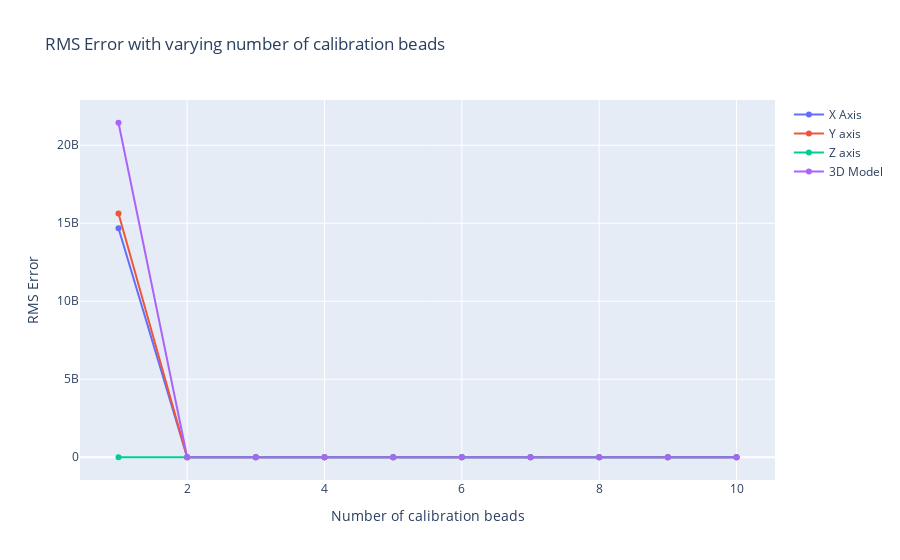

This figure's notebook cell:
### Code cell
# TODO : On the same graph, plot all your RMS values wrt. the number of used calibration beads !
fig = go.Figure()
fig.update_layout(title = 'RMS Error with varying number of calibration beads',
                  yaxis_title = 'RMS Error',
                  xaxis_title = 'Number of calibration beads')

fig.add_trace(go.Scatter(
    x = rms_measurements['n_beads'],
    y = rms_measurements['x'],
    name = 'X Axis'
))
fig.add_trace(go.Scatter(
    x = rms_measurements['n_beads'],
    y = rms_measurements['y'],
    name = 'Y axis'
))
fig.add_trace(go.Scatter(
    x = rms_measurements['n_beads'],
    y = rms_measurements['z'],
    name = 'Z axis'
))
fig.add_trace(go.Scatter(
    x = rms_measurements['n_beads'],
    y = rms_measurements['3d'],
    name = '3D Model'
))
fig.show()

### Figure 1 — Plotly figure (JSON) as saved in the notebook; plotly's stock layout.template omitted (floating-point values rounded to 4 significant figures)
{"data": [{"name": "X Axis", "x": [10, 9, 8, 7, 6, 5, 4, 3, 2, 1], "y": [0.1637, 0.1686, 0.07571, 0.8159, 0.2864, 33.28, 48.29, 25.13, 66.51, 14680000000.0], "type": "scatter"}, {"name": "Y axis", "x": [10, 9, 8, 7, 6, 5, 4, 3, 2, 1], "y": [0.2304, 0.05117, 0.1239, 0.2006, 0.2226, 0.8998, 77.27, 299.2, 340.1, 15630000000.0], "type": "scatter"}, {"name": "Z axis", "x": [10, 9, 8, 7, 6, 5, 4, 3, 2, 1], "y": [0.09818, 0.1176, 0.03442, 0.3101, 0.113, 7.246, 119.0, 326.9, 376.2, 2461000.0], "type": "scatter"}, {"name": "3D Model", "x": [10, 9, 8, 7, 6, 5, 4, 3, 2, 1], "y": [0.2991, 0.2118, 0.1492, 0.8956, 0.38, 34.07, 149.9, 443.9, 511.5, 21440000000.0], "type": "scatter"}], "layout": {"title": {"text": "RMS Error with varying number of calibration beads"}, "yaxis": {"title": {"text": "RMS Error"}}, "xaxis": {"title": {"text": "Number of calibration beads"}}}}
